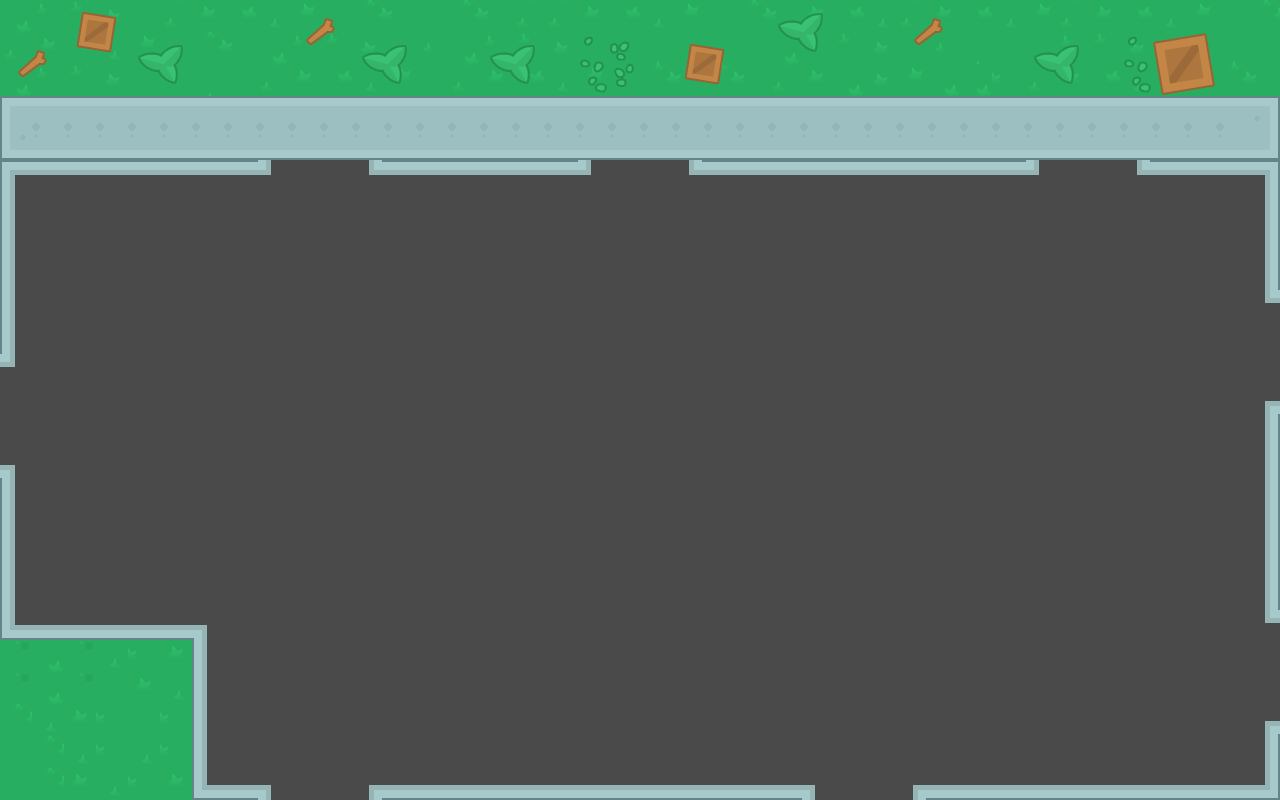

A 2D game scene composited from a Tiled map and its tileset images. What follows is a short description and the map's XML, with every tile layer's data as written:
An orthogonal 40x25 tile map with 32x32 px tiles, 2 tile layers (base, obj).

<map version="1.0" tiledversion="1.0.3" orientation="orthogonal" renderorder="left-down" width="40" height="25" tilewidth="32" tileheight="32" nextobjectid="1">
 <tileset firstgid="1" name="tilesheet_complete" tilewidth="32" tileheight="32" tilecount="2160" columns="54">
  <image source="../tilesheet_complete.png" width="1728" height="1280" />
 </tileset>
 <layer name="base" width="40" height="25">
  <data encoding="csv">
1,2,3,4,5,55,56,57,58,59,60,61,62,60,61,62,55,55,56,57,58,59,60,61,62,56,57,58,55,56,57,58,59,55,56,57,58,59,60,61,
55,56,57,58,59,60,61,62,1,2,3,4,5,6,1,2,3,4,5,6,7,8,7,8,1,2,3,4,5,6,7,8,1,2,3,4,5,6,7,8,
1,2,3,4,5,6,7,8,55,56,57,58,59,60,55,56,57,58,59,60,61,62,61,62,55,56,1,58,59,60,61,62,55,56,57,58,59,60,61,62,
1,2,3,4,5,6,7,1,2,3,4,5,6,7,8,1,2,3,4,5,6,7,1,2,3,4,5,6,7,1,2,3,4,5,6,7,1,2,3,4,
55,56,57,58,59,60,61,55,56,57,58,59,60,61,62,55,56,57,58,59,60,61,55,56,57,58,59,60,61,55,56,57,58,59,60,61,55,56,57,58,
1099,1101,1101,1101,1101,1101,1101,1101,1107,1315,1315,1108,1101,1101,1101,1101,1101,1101,1107,1315,1315,1108,1101,1101,1101,1101,1101,1101,1101,1101,1101,1101,1107,1315,1315,1108,1101,1101,1101,1102,
1153,1315,1315,1315,1315,1315,1315,1315,1315,1315,1315,1315,1315,1315,1315,1315,1315,1315,1315,1315,1315,1315,1315,1315,1315,1315,1315,1315,1315,1315,1315,1315,1315,1315,1315,1315,1315,1315,1315,1156,
1153,1315,1315,1315,1315,1315,1315,1315,1315,1315,1315,1315,1315,1315,1315,1315,1315,1315,1315,1315,1315,1315,1315,1315,1315,1315,1315,1315,1315,1315,1315,1315,1315,1315,1315,1315,1315,1315,1315,1156,
1153,1315,1315,1315,1315,1315,1315,1315,1315,1315,1315,1315,1315,1315,1315,1315,1315,1315,1315,1315,1315,1315,1315,1315,1315,1315,1315,1315,1315,1315,1315,1315,1315,1315,1315,1315,1315,1315,1315,1156,
1153,1315,1315,1315,1315,1315,1315,1315,1315,1315,1315,1315,1315,1315,1315,1315,1315,1315,1315,1315,1315,1315,1315,1315,1315,1315,1315,1315,1315,1315,1315,1315,1315,1315,1315,1315,1315,1315,1315,1214,
1153,1315,1315,1315,1315,1315,1315,1315,1315,1315,1315,1315,1315,1315,1315,1315,1315,1315,1315,1315,1315,1315,1315,1315,1315,1315,1315,1315,1315,1315,1315,1315,1315,1315,1315,1315,1315,1315,1315,1315,
1107,1315,1315,1315,1315,1315,1315,1315,1315,1315,1315,1315,1315,1315,1315,1315,1315,1315,1315,1315,1315,1315,1315,1315,1315,1315,1315,1315,1315,1315,1315,1315,1315,1315,1315,1315,1315,1315,1315,1315,
1315,1315,1315,1315,1315,1315,1315,1315,1315,1315,1315,1315,1315,1315,1315,1315,1315,1315,1315,1315,1315,1315,1315,1315,1315,1315,1315,1315,1315,1315,1315,1315,1315,1315,1315,1315,1315,1315,1315,1268,
1315,1315,1315,1315,1315,1315,1315,1315,1315,1315,1315,1315,1315,1315,1315,1315,1315,1315,1315,1315,1315,1315,1315,1315,1315,1315,1315,1315,1315,1315,1315,1315,1315,1315,1315,1315,1315,1315,1315,1156,
1159,1315,1315,1315,1315,1315,1315,1315,1315,1315,1315,1315,1315,1315,1315,1315,1315,1315,1315,1315,1315,1315,1315,1315,1315,1315,1315,1315,1315,1315,1315,1315,1315,1315,1315,1315,1315,1315,1315,1156,
1153,1315,1315,1315,1315,1315,1315,1315,1315,1315,1315,1315,1315,1315,1315,1315,1315,1315,1315,1315,1315,1315,1315,1315,1315,1315,1315,1315,1315,1315,1315,1315,1315,1315,1315,1315,1315,1315,1315,1156,
1153,1315,1315,1315,1315,1315,1315,1315,1315,1315,1315,1315,1315,1315,1315,1315,1315,1315,1315,1315,1315,1315,1315,1315,1315,1315,1315,1315,1315,1315,1315,1315,1315,1315,1315,1315,1315,1315,1315,1156,
1153,1315,1315,1315,1315,1315,1315,1315,1315,1315,1315,1315,1315,1315,1315,1315,1315,1315,1315,1315,1315,1315,1315,1315,1315,1315,1315,1315,1315,1315,1315,1315,1315,1315,1315,1315,1315,1315,1315,1156,
1153,1315,1315,1315,1315,1315,1315,1315,1315,1315,1315,1315,1315,1315,1315,1315,1315,1315,1315,1315,1315,1315,1315,1315,1315,1315,1315,1315,1315,1315,1315,1315,1315,1315,1315,1315,1315,1315,1315,1156,
1261,1262,1262,1262,1262,1262,1373,1315,1315,1315,1315,1315,1315,1315,1315,1315,1315,1315,1315,1315,1315,1315,1315,1315,1315,1315,1315,1315,1315,1315,1315,1315,1315,1315,1315,1315,1315,1315,1315,1214,
88,1,88,58,62,56,1207,1315,1315,1315,1315,1315,1315,1315,1315,1315,1315,1315,1315,1315,1315,1315,1315,1315,1315,1315,1315,1315,1315,1315,1315,1315,1315,1315,1315,1315,1315,1315,1315,1315,
88,1,88,5,56,58,1207,1315,1315,1315,1315,1315,1315,1315,1315,1315,1315,1315,1315,1315,1315,1315,1315,1315,1315,1315,1315,1315,1315,1315,1315,1315,1315,1315,1315,1315,1315,1315,1315,1315,
61,58,56,62,5,62,1207,1315,1315,1315,1315,1315,1315,1315,1315,1315,1315,1315,1315,1315,1315,1315,1315,1315,1315,1315,1315,1315,1315,1315,1315,1315,1315,1315,1315,1315,1315,1315,1315,1268,
5,61,58,62,58,62,1207,1315,1315,1315,1315,1315,1315,1315,1315,1315,1315,1315,1315,1315,1315,1315,1315,1315,1315,1315,1315,1315,1315,1315,1315,1315,1315,1315,1315,1315,1315,1315,1315,1156,
5,61,56,58,62,56,1261,1262,1159,1315,1315,1160,1262,1262,1262,1262,1262,1262,1262,1262,1262,1262,1262,1262,1262,1159,1315,1315,1160,1262,1262,1262,1262,1262,1262,1262,1262,1262,1262,1264
</data>
 </layer>
 <layer name="obj" width="40" height="25">
  <data encoding="csv">
0,0,583,584,0,0,0,0,0,591,592,0,0,0,0,0,0,0,0,0,0,0,0,0,797,798,0,0,591,592,0,0,0,0,0,0,0,0,0,0,
591,592,637,638,797,798,0,0,0,645,646,797,798,0,0,797,798,0,803,804,0,583,584,0,851,852,0,0,645,646,0,0,797,798,0,803,581,582,0,0,
645,646,0,0,851,852,0,0,0,0,0,851,852,0,0,851,852,0,857,858,0,637,638,0,0,0,1,4,0,1,1,0,851,852,0,857,635,636,0,0,
1201,1202,1202,1202,1202,1202,1202,1202,1202,1202,1202,1202,1202,1202,1202,1202,1202,1202,1202,1202,1202,1202,1202,1202,1202,1202,1202,1202,1202,1202,1202,1202,1202,1202,1202,1202,1202,1202,1202,3221226727,
1255,1256,1256,1256,1256,1256,1256,1256,1256,1256,1256,1256,1256,1256,1256,1256,1256,1256,1256,1256,1256,1256,1256,1256,1256,1256,1256,1256,1256,1256,1256,1256,1256,1256,1256,1256,1256,1256,1256,3221226673,
0,0,0,0,0,0,0,0,0,0,0,0,0,0,0,0,0,0,0,0,0,0,0,0,0,0,0,0,0,0,0,0,0,0,0,0,0,0,0,0,
0,0,0,0,0,0,0,0,0,0,0,0,0,0,0,0,0,0,0,0,0,0,0,0,0,0,0,0,0,0,0,0,0,0,0,0,0,0,0,0,
0,0,0,0,0,0,0,0,0,0,0,0,0,0,0,0,0,0,0,0,0,0,0,0,0,0,0,0,0,0,0,0,0,0,0,0,0,0,0,0,
0,0,0,0,0,0,0,0,0,0,0,0,0,0,0,0,0,0,0,0,0,0,0,0,0,0,0,0,0,0,0,0,0,0,0,0,0,0,0,0,
0,0,0,0,0,0,0,0,0,0,0,0,0,0,0,0,0,0,0,0,0,0,0,0,0,0,0,0,0,0,0,0,0,0,0,0,0,0,0,0,
0,0,0,0,0,0,0,0,0,0,0,0,0,0,0,0,0,0,0,0,0,0,0,0,0,0,0,0,0,0,0,0,0,0,0,0,0,0,0,0,
0,0,0,0,0,0,0,0,0,0,0,0,0,0,0,0,0,0,0,0,0,0,0,0,0,0,0,0,0,0,0,0,0,0,0,0,0,0,0,0,
0,0,0,0,0,0,0,0,0,0,0,0,0,0,0,0,0,0,0,0,0,0,0,0,0,0,0,0,0,0,0,0,0,0,0,0,0,0,0,0,
0,0,0,0,0,0,0,0,0,0,0,0,0,0,0,0,0,0,0,0,0,0,0,0,0,0,0,0,0,0,0,0,0,0,0,0,0,0,0,0,
0,0,0,0,0,0,0,0,0,0,0,0,0,0,0,0,0,0,0,0,0,0,0,0,0,0,0,0,0,0,0,0,0,0,0,0,0,0,0,0,
0,0,0,0,0,0,0,0,0,0,0,0,0,0,0,0,0,0,0,0,0,0,0,0,0,0,0,0,0,0,0,0,0,0,0,0,0,0,0,0,
0,0,0,0,0,0,0,0,0,0,0,0,0,0,0,0,0,0,0,0,0,0,0,0,0,0,0,0,0,0,0,0,0,0,0,0,0,0,0,0,
0,0,0,0,0,0,0,0,0,0,0,0,0,0,0,0,0,0,0,0,0,0,0,0,0,0,0,0,0,0,0,0,0,0,0,0,0,0,0,0,
0,0,0,0,0,0,0,0,0,0,0,0,0,0,0,0,0,0,0,0,0,0,0,0,0,0,0,0,0,0,0,0,0,0,0,0,0,0,0,0,
0,0,0,0,0,0,0,0,0,0,0,0,0,0,0,0,0,0,0,0,0,0,0,0,0,0,0,0,0,0,0,0,0,0,0,0,0,0,0,0,
0,0,0,0,0,0,0,0,0,0,0,0,0,0,0,0,0,0,0,0,0,0,0,0,0,0,0,0,0,0,0,0,0,0,0,0,0,0,0,0,
0,0,0,0,0,0,0,0,0,0,0,0,0,0,0,0,0,0,0,0,0,0,0,0,0,0,0,0,0,0,0,0,0,0,0,0,0,0,0,0,
0,0,0,0,0,0,0,0,0,0,0,0,0,0,0,0,0,0,0,0,0,0,0,0,0,0,0,0,0,0,0,0,0,0,0,0,0,0,0,0,
0,0,0,0,0,0,0,0,0,0,0,0,0,0,0,0,0,0,0,0,0,0,0,0,0,0,0,0,0,0,0,0,0,0,0,0,0,0,0,0,
0,0,0,0,0,0,0,0,0,0,0,0,0,0,0,0,0,0,0,0,0,0,0,0,0,0,0,0,0,0,0,0,0,0,0,0,0,0,0,0
</data>
 </layer>
</map>
